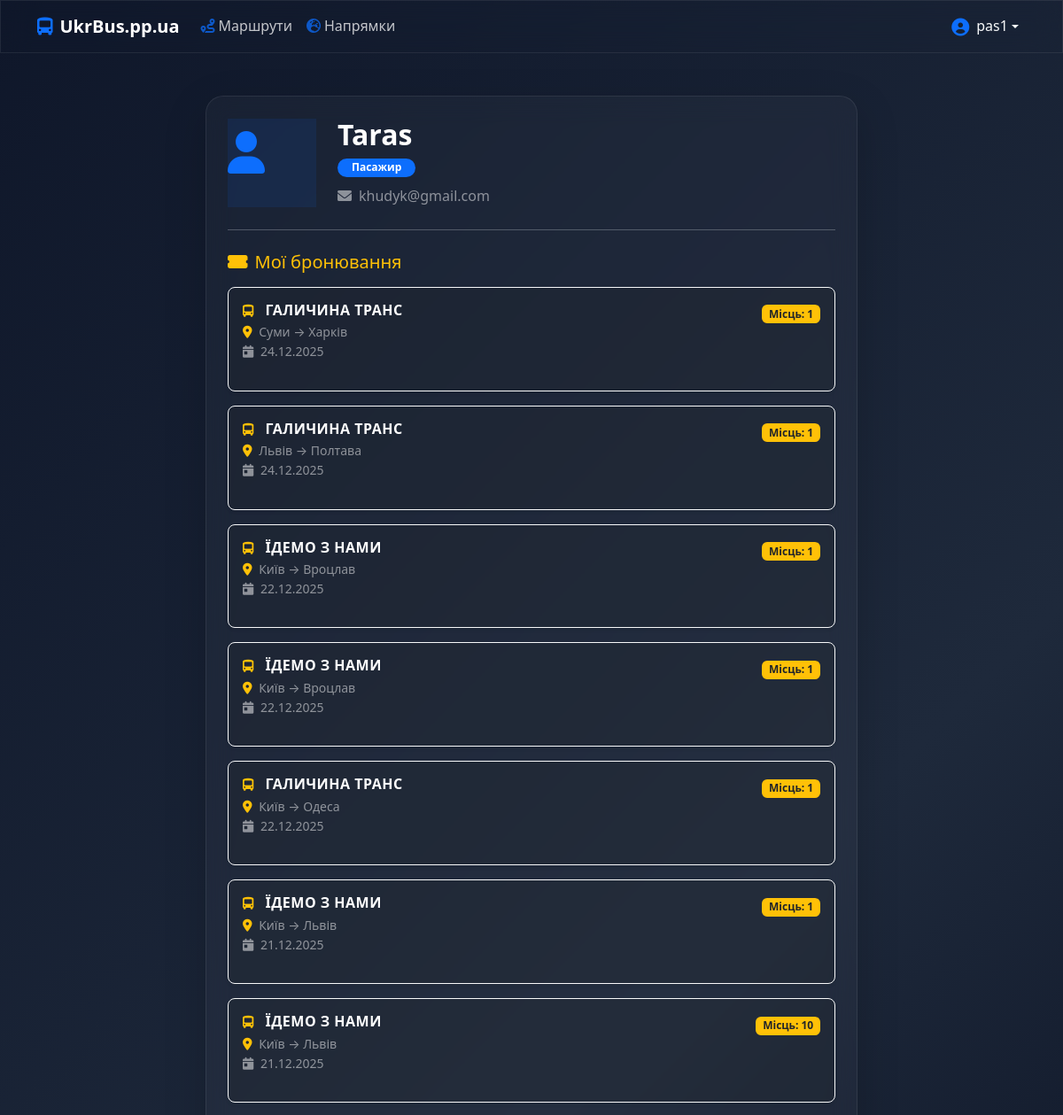
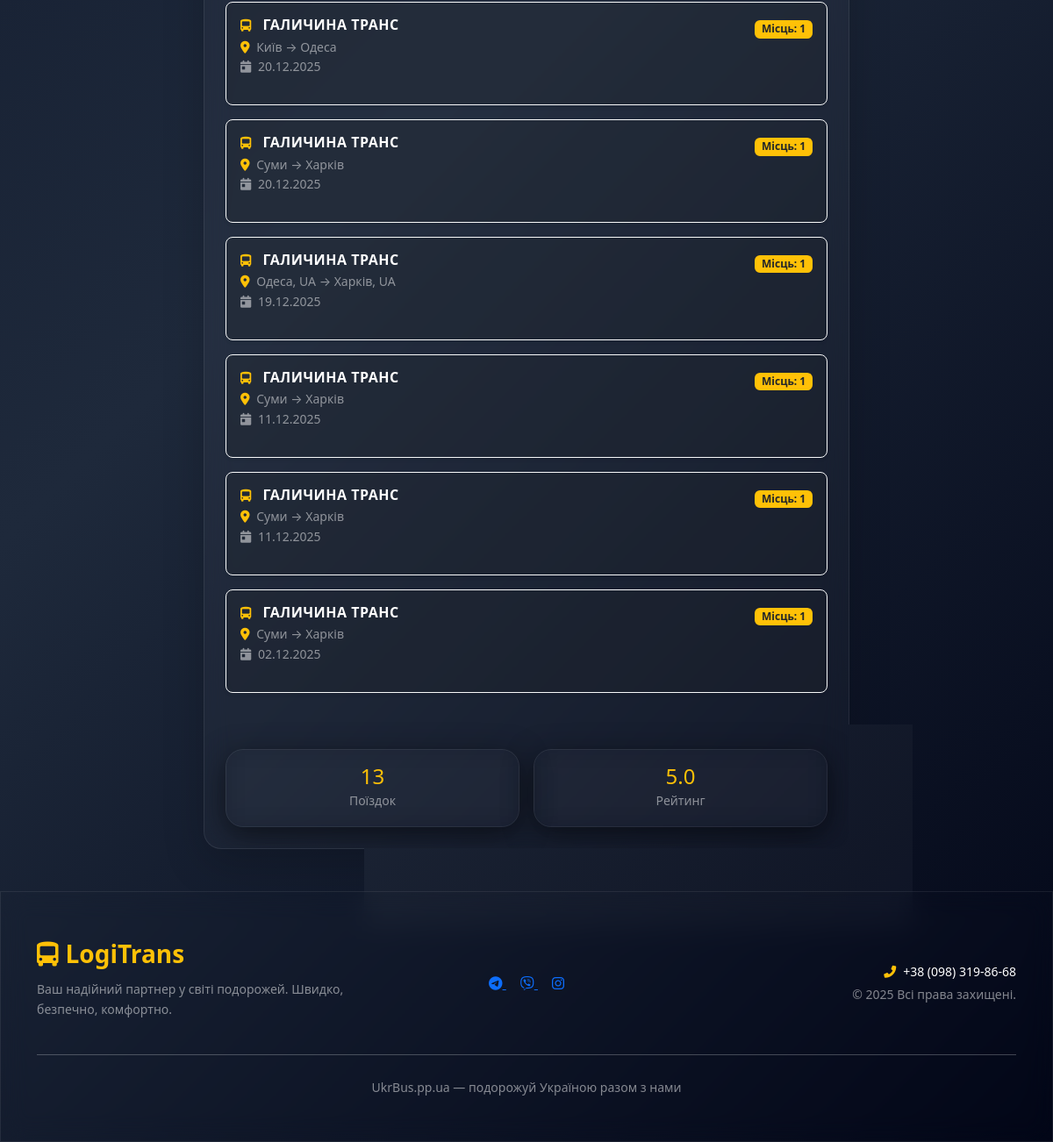
The app's page /accounts/profile/ (signed in) with its own data (2 pictures, top to bottom).
### accounts/models.py (models this page shows, shortened)
class User(AbstractUser):
    username = models.CharField(
        max_length=255,
        unique=True,
        help_text="Будь-яка комбінація символів",
    )
    is_passenger = models.BooleanField(default=False, verbose_name="Пасажир")
    is_carrier = models.BooleanField(default=False, verbose_name="Перевізник")

class CarrierProfile(models.Model):
    user = models.OneToOneField(User, on_delete=models.CASCADE, related_name='carrier_profile')
    company_name = models.CharField(max_length=255, verbose_name="Назва компанії")
    contact_person = models.CharField(max_length=255, verbose_name="Контактна особа")
    phone = models.CharField(max_length=20, verbose_name="Телефон")
    telegram_bot = models.CharField(max_length=255, blank=True, null=True, verbose_name="Telegram Bot")
    balance = models.DecimalField(
        max_digits=10,
        decimal_places=2,
        default=0.00,
        verbose_name="Баланс (грн)"
    )

### booking/models.py (models this page shows, shortened)
class Booking(models.Model):
    STATUS_CHOICES = [
        ('pending', 'Очікує підтвердження'),
        ('confirmed', 'Підтверджено'),
        ('cancelled', 'Скасовано'),
    ]
    passenger = models.ForeignKey(settings.AUTH_USER_MODEL, on_delete=models.CASCADE, related_name='bookings')
    route = models.ForeignKey(Route, on_delete=models.CASCADE, related_name='bookings')
    trip_date = models.DateField(verbose_name="Дата поїздки")
    seats_count = models.PositiveIntegerField(default=1, verbose_name="Кількість місць")
    status = models.CharField(max_length=20, choices=STATUS_CHOICES, default='pending')
    created_at = models.DateTimeField(auto_now_add=True)
    departure_point = models.CharField(max_length=100, verbose_name="Місце посадки")
    arrival_point = models.CharField(max_length=100, verbose_name="Місце висадки")
    total_price = models.DecimalField(
        max_digits=10,
        decimal_places=2,
        default=0.00,
        verbose_name="Загальна вартість"
    )

### trips/models.py (models this page shows, shortened)
class Route(models.Model):
    carrier = models.ForeignKey(settings.AUTH_USER_MODEL, on_delete=models.CASCADE, related_name='routes',
                                verbose_name="Перевізник")
    title = models.CharField(max_length=255, verbose_name="Назва маршруту")
    is_active = models.BooleanField(default=True, verbose_name="Активний")
    top_until = models.DateTimeField(null=True, blank=True, verbose_name="ТОП діє до")
    is_passenger = models.BooleanField(
        default=True,
        verbose_name="Пасажирські перевезення",
        help_text="Чи доступне бронювання місць для пасажирів"
    )
    is_parcel = models.BooleanField(
        default=True,
        verbose_name="Доставка посилок",
        help_text="Чи приймає цей маршрут посилки для передачі"
    )
    min_trip_price = models.DecimalField(max_digits=10, decimal_places=2, default=0,
                                         verbose_name="Мінімальна ціна поїздки")
    price_per_km = models.DecimalField(max_digits=10, decimal_places=2, default=0, verbose_name="Ціна за 1 км")
    min_parcel_price = models.DecimalField(max_digits=10, decimal_places=2, default=0,
                                           verbose_name="Мінімальна ціна посилки")
    price_per_kg = models.DecimalField(max_digits=10, decimal_places=2, default=0, verbose_name="Ціна за 1 кг")
    class Meta:
        verbose_name = "Маршрут"
        verbose_name_plural = "Маршрути"
        ordering = ['-top_until', '-id']

### accounts/views.py (the view)
# urls.py: path('profile/', ProfileView, name='profile'),
@login_required
def ProfileView(request):
    if request.user.is_carrier:
        routes = Route.objects.filter(carrier=request.user)
        incoming_bookings = Booking.objects.filter(route__carrier=request.user).order_by('-trip_date')
        return render(request, 'accounts/profile_carrier.html', {
            'routes': routes,
            'incoming_bookings': incoming_bookings
        })
    else:
        my_bookings = Booking.objects.filter(passenger=request.user).order_by('-trip_date')
        return render(request, 'accounts/profile_passenger.html', {
            'bookings': my_bookings
        })

### templates/accounts/profile_passenger.html (shortened to what this page needs)
{% extends 'base.html' %}
{% block content %}
<div class="row justify-content-center">
    <div class="col-lg-8">
        <div class="glass-card shadow-lg animate-fade-in">
            <div class="row align-items-center mb-4">
                <div class="col-auto">
                    <div class="glass-icon" style="width: 100px; height: 100px; font-size: 3rem; background: rgba(13, 110, 253, 0.1); border-color: #0d6efd;">
                        <i class="fas fa-user text-primary"></i>
                    </div>
                </div>
                <div class="col">
                    <h2 class="mb-1 text-white fw-bold">{{ user.get_full_name|default:user.username }}</h2>
                    <span class="badge rounded-pill bg-primary px-3">Пасажир</span>
                    <p class="text-white-50 mt-2 mb-0"><i class="fas fa-envelope me-2"></i>{{ user.email }}</p>
                </div>
            </div>
            <hr class="border-light opacity-10">
            <div class="mt-4">
                <h5 class="text-warning mb-3"><i class="fas fa-ticket-alt me-2"></i>Мої бронювання</h5>
                {% if bookings %}
                    <div class="row g-3">
                        {% for booking in bookings %}
                        <div class="col-12">
                            <div class="p-3 border rounded-3 border-light bg-dark bg-opacity-25 shadow-sm">
                                <div class="d-flex justify-content-between align-items-start">
                                    <div>
                                        <h6 class="text-white mb-1 fw-bold text-uppercase" style="letter-spacing: 0.5px;">
                    <i class="fas fa-bus-alt text-warning me-2 small"></i>
                    {% if booking.route.carrier.carrier_profile.company_name %}
                        {{ booking.route.carrier.carrier_profile.company_name }}
                    {% else %}
                        {{ booking.route.carrier.get_full_name|default:booking.route.carrier.username }}
                    {% endif %}
                </h6>
                                        <p class="small text-white-50 mb-0">
                                            <i class="fas fa-map-marker-alt text-warning me-1"></i>
                                            {{ booking.departure_point }} → {{ booking.arrival_point }}
                                        </p>
                                        <p class="small text-white-50">
                                            <i class="fas fa-calendar-day me-1"></i> {{ booking.trip_date|date:"d.m.Y" }}
                                        </p>
                                    </div>
                                    <div class="text-end">
                                        <span class="badge bg-warning text-dark mb-1">Місць: {{ booking.seats_count }}</span>
                                        <br>
                                    </div>
                                </div>
                            </div>
                        </div>
                        {% endfor %}
                    </div>
                {% else %}
                    <div class="text-center py-5 border border-dashed border-light rounded-3 opacity-50" style="border-style: dashed !important;">
                        <p class="mb-3">У вас поки немає активних бронювань.</p>
                        <a href="{% url 'booking_route_list' %}" class="btn btn-sm glass-btn-warning">Знайти рейс</a>
                    </div>
                {% endif %}
            </div>
            <div class="row mt-5 g-3">
                <div class="col-6">
                    <div class="text-center p-3 glass-card bg-transparent">
                        <h4 class="text-warning mb-0">{{ bookings.count|default:"0" }}</h4>
                        <small class="text-white-50">Поїздок</small>
                    </div>
                </div>
                <div class="col-6">
                    <div class="text-center p-3 glass-card bg-transparent">
                        <h4 class="text-warning mb-0">5.0</h4>
                        <small class="text-white-50">Рейтинг</small>
                    </div>
                </div>
            </div>
        </div>
    </div>
</div>
{% endblock %}

### templates/includes/_navbar.html (shortened to what this page needs)
<nav class="navbar navbar-expand-lg navbar-dark glass-nav sticky-top">
    <div class="container">
        <a class="navbar-brand fw-bold shadow-text" href="/">
            <i class="fas fa-bus-alt me-2 text-primary"></i>UkrBus.pp.ua
        </a>
        <div class="collapse navbar-collapse" id="navbarNav">
            <ul class="navbar-nav me-auto mb-2 mb-lg-0">
                <li class="nav-item">
                    <a class="nav-link text-white opacity-75" href="{% url 'booking_route_list' %}">
                        <i class="fas fa-route me-1 text-primary"></i>Маршрути
                    </a>
                </li>
                <li class="nav-item">
                    <a class="nav-link text-white opacity-75" href="{% url 'city_list' %}">
                        <i class="fas fa-globe-europe me-1 text-primary"></i>Напрямки
                    </a>
                </li>
            </ul>
            <ul class="navbar-nav ms-auto align-items-center">
{% if user.is_authenticated %}
    <li class="nav-item dropdown">
        <a class="nav-link dropdown-toggle text-light fw-medium d-flex align-items-center"
           href="#" id="userDropdown" role="button" data-bs-toggle="dropdown" aria-expanded="false">
            <i class="fas fa-user-circle fa-lg me-2 text-primary"></i>
            {{ user.username }}
        </a>
    </li>
                {% endif %}
            </ul>
        </div>
    </div>
</nav>

### static/css/glass-style.css (style rules this page uses)
:root { --glass-bg: rgba(255, 255, 255, 0.03); --glass-bg-hover: rgba(255, 255, 255, 0.08); --glass-border: rgba(255, 255, 255, 0.08); --glass-input-border: rgba(255, 255, 255, 0.15); --accent-color: #0d6efd; --accent-glow: rgba(13, 110, 253, 0.4); --accent-hover: #0b5ed7; --blur-val: blur(15px); --transition: all 0.3s cubic-bezier(0.4, 0, 0.2, 1); --card-shadow: 0 8px 32px 0 rgba(0, 0, 0, 0.5); }
body { background: linear-gradient(135deg, #0f172a, #1e293b, #020617) fixed no-repeat; background-size: cover; min-height: 100vh; display: flex; flex-direction: column; color: #f8fafc; font-family: 'Segoe UI', system-ui, -apple-system, sans-serif; line-height: 1.6; }
.glass-nav, .glass-dropdown, .glass-card, .glass-footer, .glass-input { backdrop-filter: var(--blur-val); -webkit-backdrop-filter: var(--blur-val); border: 1px solid var(--glass-border); }
.glass-card { background: var(--glass-bg); border-radius: 20px; box-shadow: var(--card-shadow); padding: 1.5rem; transition: var(--transition); overflow: hidden; position: relative; }

### records on screen
User: username "pas1", get_full_name "Taras", email "khudyk@gmail.com"
Booking: route.carrier.carrier_profile.company_name "ГАЛИЧИНА ТРАНС", departure_point "Суми", arrival_point "Харків", trip_date "24.12.2025", seats_count "1"
Booking: route.carrier.carrier_profile.company_name "ГАЛИЧИНА ТРАНС", departure_point "Львів", arrival_point "Полтава", trip_date "24.12.2025", seats_count "1"
Booking: route.carrier.carrier_profile.company_name "ЇДЕМО З НАМИ", departure_point "Київ", arrival_point "Вроцлав", trip_date "22.12.2025", seats_count "1"
Booking: route.carrier.carrier_profile.company_name "ЇДЕМО З НАМИ", departure_point "Київ", arrival_point "Вроцлав", trip_date "22.12.2025", seats_count "1"
Booking: route.carrier.carrier_profile.company_name "ГАЛИЧИНА ТРАНС", departure_point "Київ", arrival_point "Одеса", trip_date "22.12.2025", seats_count "1"
Booking: route.carrier.carrier_profile.company_name "ЇДЕМО З НАМИ", departure_point "Київ", arrival_point "Львів", trip_date "21.12.2025", seats_count "1"
Booking: route.carrier.carrier_profile.company_name "ЇДЕМО З НАМИ", departure_point "Київ", arrival_point "Львів", trip_date "21.12.2025", seats_count "10"
Booking: route.carrier.carrier_profile.company_name "ГАЛИЧИНА ТРАНС", departure_point "Київ", arrival_point "Одеса", trip_date "20.12.2025", seats_count "1"
Booking: route.carrier.carrier_profile.company_name "ГАЛИЧИНА ТРАНС", departure_point "Суми", arrival_point "Харків", trip_date "20.12.2025", seats_count "1"
Booking: route.carrier.carrier_profile.company_name "ГАЛИЧИНА ТРАНС", departure_point "Одеса, UA", arrival_point "Харків, UA", trip_date "19.12.2025", seats_count "1"
Booking: route.carrier.carrier_profile.company_name "ГАЛИЧИНА ТРАНС", departure_point "Суми", arrival_point "Харків", trip_date "11.12.2025", seats_count "1"
Booking: route.carrier.carrier_profile.company_name "ГАЛИЧИНА ТРАНС", departure_point "Суми", arrival_point "Харків", trip_date "11.12.2025", seats_count "1"
Booking: route.carrier.carrier_profile.company_name "ГАЛИЧИНА ТРАНС", departure_point "Суми", arrival_point "Харків", trip_date "02.12.2025", seats_count "1"

### other values on screen
{{ bookings.count|default:"0" }} "13"
